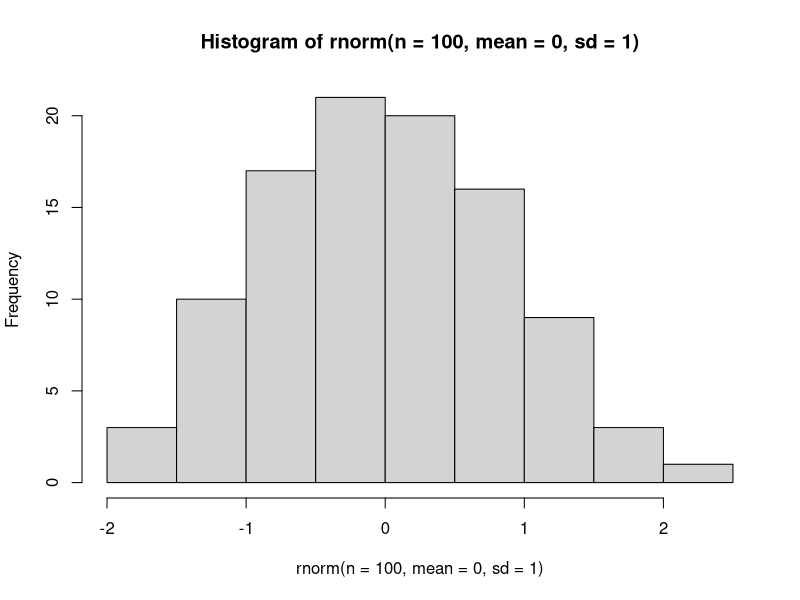

Reproduce this figure in R. (Note: this script raises an error after producing the figure.)
## ---- chunk 1
rnorm(n = 100, mean = 0, sd = 1) |>
  hist()
## ---- chunk 2
5 + 5
3 / 5
## ---- chunk 3
5 == 5 # is equal
5 != 5 # is not equal
TRUE | FALSE # | = OR
T & F # & = AND
# TRUE and FALSE can be abbreviated to T and F but not recommended.
!TRUE # ! = NOT
2 > 5
5 <= 10
## ---- chunk 4
inflation_uplift <- 1.02
## ---- chunk 5
rnorm(n = 100, mean = 0, sd = 1)
rnorm(100, 0 ,1 )
## ---- chunk 6
class(5L)
class(5.0)
## ---- chunk 7
class("5")
class("foo")
## ---- chunk 8
5/3
## ---- chunk 9
"10" > "2"
## ---- chunk 10
school_status <- c("LA Maintained", "Non-LA Maintained")
school_status <- factor(school_status)
## ---- chunk 11

teachers <- c("M1", "M4", "M2")

teachers_factor <- ordered(teachers,
                           levels = c("M1", "M2", "M3", "M4"))

teachers_factor[3] > teachers_factor[2]
## ---- chunk 12
c(10, 20, 30)[3]
## ---- chunk 13
TRUE
T
FALSE
F
## ---- chunk 14
"5" + "8"
as.numeric("5") + as.numeric("3")

as.numeric
as.character
as.Date
as.logical
as.
## ---- chunk 15
1 == c(1)
## ---- chunk 16
install.packages("tidyverse")
## ---- chunk 17
library(tidyverse)
